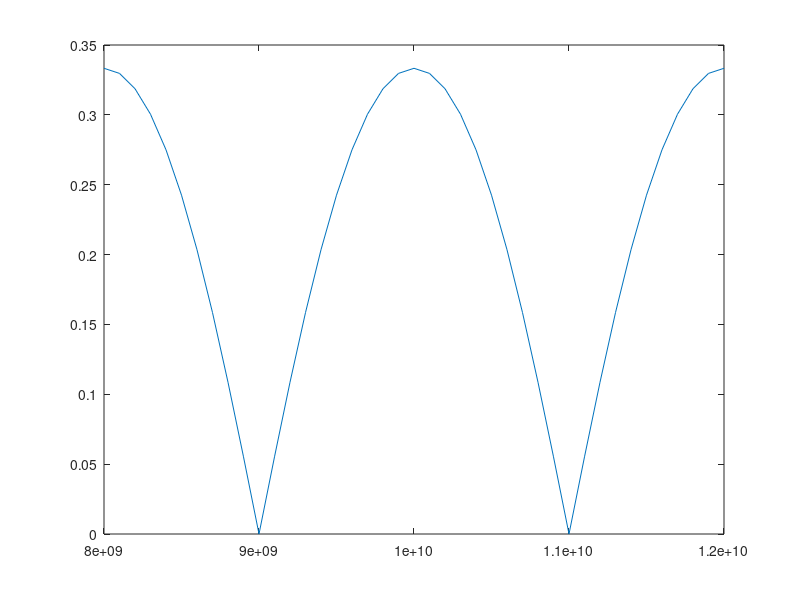

MATLAB code to generate this figure:
z0=50;
R=100;
z1=(z0*R)^0.5;

a=pi/(2*1e9);
s11=[];
zin=[];
k=1;
for f=8e9:0.1e9:12e9
zin(k)=z1*(R+(z1*tan(a*f))*1i)/(z1+(R*tan(a*f))*1i);
s11(k)=abs((zin(k)-z0)/(zin(k)+z0));
k=k+1;
end

f=8e9:0.1e9:12e9;
plot(f,s11)